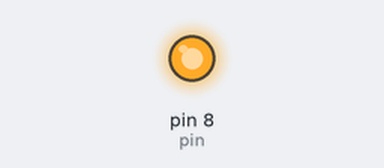
A sketch run on a simulated Arduino Uno, built with avr-gcc and run on an emulated ATmega328P. Parts: output pins drawn as LEDs (lit = HIGH).

Above: at 0.75 s.
At 41.0 s:
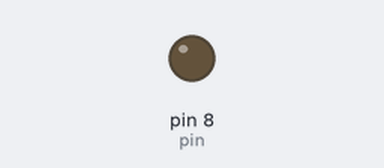
Timing chart, 0 to 54.6 s (numbered marks = the images above):
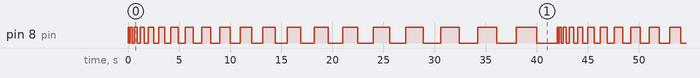

The sketch:

03_8PinTimeincrease.ino
```cpp
int pin = 8;
void setup() // 전원이 들어오면 가장 먼저 한 번만 실행하는 함수
{
  pinMode(pin, OUTPUT);
}

void loop() // 함수 안에 들어있는 명령들을 반복해서 실행하는 함수
{
//    onOff();
//    if(time <= 2000){
//       time += 100;
//    }

  for(int time = 100; time <= 2000; time += 100){
    onOff(time);
  }

}

void onOff(int time)
{
    digitalWrite(pin, HIGH);
    delay(time); // Wait for 1000 millisecond(s)

    digitalWrite(pin, LOW);
    delay(time); // Wait for 1000 millisecond(s)
}
```

Measured:
- by itself, pin 8 (pin): moves between LOW and HIGH, repeating every 42.0 s
- by itself, everything shown: repeats every 42.0 s, in 40 steps
